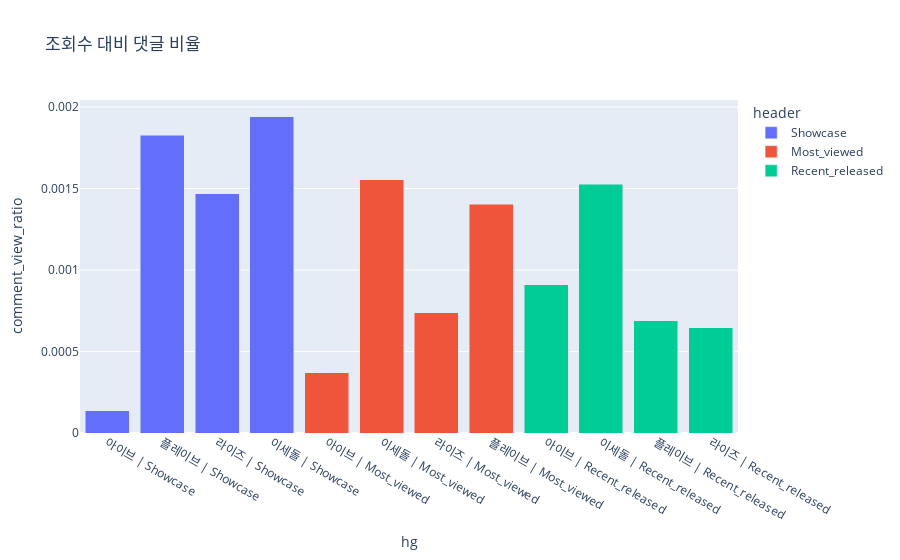

The notebook cell this image was saved under:
### Code cell
pd.options.plotting.backend = "plotly"
inst2.plot.bar(x='hg', y='comment_view_ratio', color = 'header', 
           title='조회수 대비 댓글 비율',
           barmode='stack')

# showcase가 높기는 하나, 큰 차이가 벌어지지는 않음. 하지만 조회수 자체의 영향을 받지 않는 것을 보아서, 팬덤의 충성도가 반영된 수치로 보임.
## 두 지표가 의미하는 바가 다르지 않으니 하나만 선정해서 분석 지표로 사용하는 것이 좋을것 같다.
### 우리의 경우에 응용 분석이 댓글로 이어지기 때문에 comment_view_ratio를 상수곱 해서 사용하도록 합시다.
#### 1만 조회수 당 댓글 수 : mill_per_comment = comment_view_ratio * 1000000

### Figure 1 — Plotly figure (JSON) as saved in the notebook; plotly's stock layout.template omitted (floating-point values rounded to 4 significant figures)
{"data": [{"hovertemplate": "header=Showcase<br>hg=%{x}<br>comment_view_ratio=%{y}<extra></extra>", "legendgroup": "Showcase", "marker": {"color": "#636efa", "pattern": {"shape": ""}}, "name": "Showcase", "orientation": "v", "showlegend": true, "textposition": "auto", "type": "bar", "x": ["아이브 | Showcase", "플레이브 | Showcase", "라이즈 | Showcase", "이세돌 | Showcase"], "xaxis": "x", "y": [0.0001374, 0.001826, 0.001468, 0.001941], "yaxis": "y"}, {"hovertemplate": "header=Most_viewed<br>hg=%{x}<br>comment_view_ratio=%{y}<extra></extra>", "legendgroup": "Most_viewed", "marker": {"color": "#EF553B", "pattern": {"shape": ""}}, "name": "Most_viewed", "orientation": "v", "showlegend": true, "textposition": "auto", "type": "bar", "x": ["아이브 | Most_viewed", "이세돌 | Most_viewed", "라이즈 | Most_viewed", "플레이브 | Most_viewed"], "xaxis": "x", "y": [0.0003701, 0.001553, 0.0007369, 0.001404], "yaxis": "y"}, {"hovertemplate": "header=Recent_released<br>hg=%{x}<br>comment_view_ratio=%{y}<extra></extra>", "legendgroup": "Recent_released", "marker": {"color": "#00cc96", "pattern": {"shape": ""}}, "name": "Recent_released", "orientation": "v", "showlegend": true, "textposition": "auto", "type": "bar", "x": ["아이브 | Recent_released", "이세돌 | Recent_released", "플레이브 | Recent_released", "라이즈 | Recent_released"], "xaxis": "x", "y": [0.0009089, 0.001528, 0.0006885, 0.0006444], "yaxis": "y"}], "layout": {"barmode": "stack", "legend": {"title": {"text": "header"}, "tracegroupgap": 0}, "title": {"text": "조회수 대비 댓글 비율"}, "xaxis": {"anchor": "y", "domain": [0, 1], "title": {"text": "hg"}}, "yaxis": {"anchor": "x", "domain": [0, 1], "title": {"text": "comment_view_ratio"}}}}
